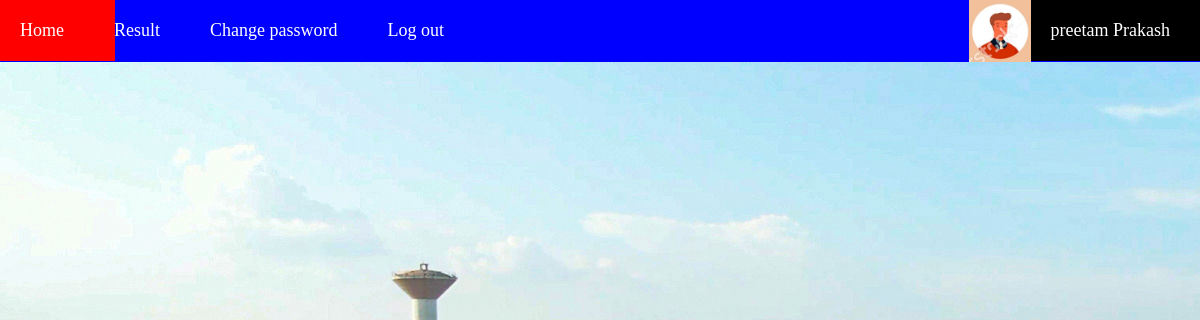
The app's page /stdheader.php?n=1 (signed in) with its own data.
### tables this page shows
CREATE TABLE IF NOT EXISTS `studentdetails` (
  `std_id` int(11) NOT NULL AUTO_INCREMENT,
  `std_name` varchar(50) NOT NULL,
  `course` varchar(20) NOT NULL,
  `email` varchar(50) NOT NULL,
  `psw` varchar(50) NOT NULL,
  `contact` varchar(20) NOT NULL,
  `gender` varchar(10) NOT NULL,
  PRIMARY KEY (`std_id`)
);

### stdheader.php (the view, shortened to what this page needs)
<?php include("dbconnect.php") ?>
<?php
	$stdid=$_REQUEST['n'];
	$detail="SELECT * from studentdetails WHERE std_id=$stdid";
	$q=mysqli_query($con,$detail);
	$dis=mysqli_fetch_array($q);
?>
<html>
	<head>
		<link href="style.css" rel='stylesheet'>
	</head>
	<body class="image">
		<nav>
		<ul>
			<li><a href="home.php?n=<?php echo $dis['std_id']?>" >Home</a></li>&nbsp;&nbsp;&nbsp;&nbsp; &nbsp;&nbsp;&nbsp;&nbsp;
			<li><a href="stdhome.php?n=<?php echo $dis['std_id']?>" >Result</a></li>&nbsp;&nbsp;&nbsp;&nbsp; &nbsp;&nbsp;&nbsp;&nbsp;
			<li><a href="changepsw.php?n=<?php echo $dis['std_id']?>&n1=null&c=null">Change password</a></li>&nbsp;&nbsp;&nbsp;&nbsp;&nbsp;&nbsp;&nbsp;&nbsp;
			<li><a href="logout.php" >Log out</a></li>
			<div class="profile">
				<li><img  src='image/<?php echo $dis['profilepic'] ?>' height=62 width=62></li>
				<li><a href="home.php?n=<?php echo  $dis['std_id'] ?>" class=" active"><?php echo  $dis['std_name']." ".$dis['surname'] ?></a></li>
		</ul>
		</nav>
		<br><br><br><br><br><br>

### style.css (style rules this page uses)
body { margin-top:0; font-family: "calibri"; font-size: 18px; margin-left:0; }
nav { padding:0px; background:blue; color:white; position:fixed; width:100%; display:block; }
nav ul { list-style-type: none; margin: 0; padding: 0; }
nav li { float:left; }
.profile { margin:0; height:62; float:right; }
nav li a { display: block; color:white; width: 80%; text-decoration: none; padding:20px; margin-right:10px; }
nav li a.active { background-color:#000000; color:white; }
a { color:blue; text-decoration: none; }
.image { background-image:url("123.jpg"); position:relative; background-size: auto; width:100%; background-attachment:fixed; background-repeat: no-repeat; }

### records on screen
studentdetails: profilepic (picture), std_name "preetam", surname "Prakash"
